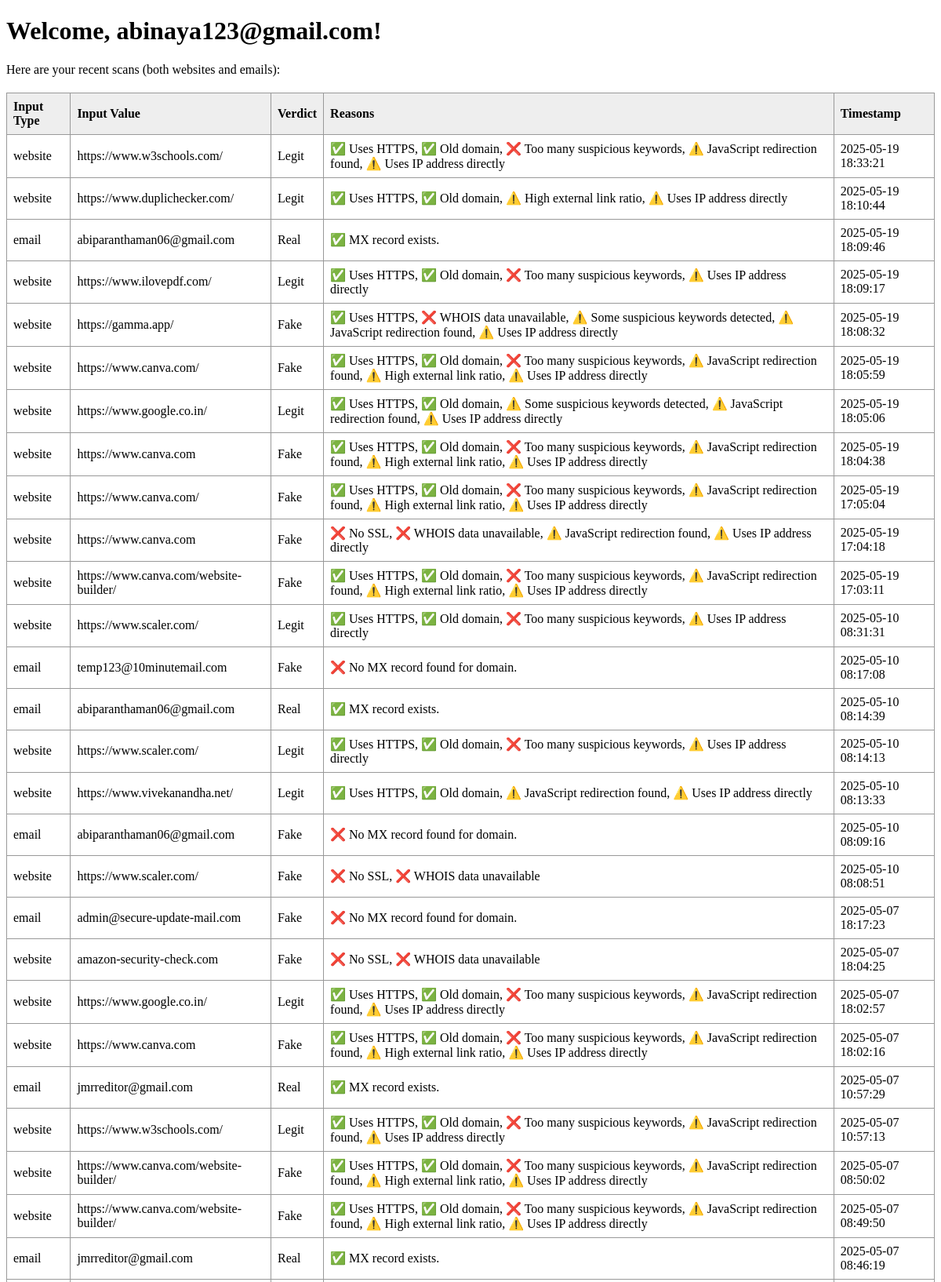
The page /dashboard (signed in, upper part) on the database its author committed.
### models.py (models this page shows)
class ScanResult(db.Model):
    id = db.Column(db.Integer, primary_key=True)
    input_value = db.Column(db.String(255), nullable=False)
    input_type = db.Column(db.String(10), nullable=False)  # 'email' or 'website'
    verdict = db.Column(db.String(10), nullable=False)
    reasons = db.Column(db.Text, nullable=False)
    timestamp = db.Column(db.DateTime, default=datetime.utcnow)

### app.py (the view)
@app.route('/dashboard')
def dashboard():
    if not session.get('user'):
        return redirect(url_for('login'))
    user_email = session['user']
    all_results = ScanResult.query.order_by(ScanResult.timestamp.desc()).all()
    return render_template('dashboard.html', user=user_email, results=all_results)

### templates/dashboard.html (shortened to what this page needs)
<!DOCTYPE html>
<html>
<head>
</head>
<body>
    <h1>Welcome, {{ user }}!</h1>
    <p>Here are your recent scans (both websites and emails):</p>
    {% if results %}
        <table>
            <tr>
                <th>Input Type</th>
                <th>Input Value</th>
                <th>Verdict</th>
                <th>Reasons</th>
                <th>Timestamp</th>
            </tr>
            {% for result in results %}
                <tr>
                    <td>{{ result.input_type }}</td>
                    <td>{{ result.input_value }}</td>
                    <td>{{ result.verdict }}</td>
                    <td>{{ result.reasons }}</td>
                    <td>{{ result.timestamp.strftime('%Y-%m-%d %H:%M:%S') }}</td>
                </tr>
            {% endfor %}
        </table>
    {% else %}
        <p>No scan history found.</p>
    {% endif %}
    <br>
</body>
</html>

### templates/dashboard.html (style rules this page uses)
table { width: 100%; border-collapse: collapse; margin-top: 20px; }
th, td { border: 1px solid #999; padding: 8px; text-align: left; }
th { background-color: #eee; }

### rows shown on the page
ScanResult: input_type "website", input_value "https://www.w3schools.com/", verdict "Legit", reasons "✅ Uses HTTPS, ✅ Old domain, ❌ Too many suspicious keywords, ⚠️ JavaScript redirection found, ⚠️ Uses IP address directly", timestamp "2025-05-19 18:33:21"
ScanResult: input_type "website", input_value "https://www.duplichecker.com/", verdict "Legit", reasons "✅ Uses HTTPS, ✅ Old domain, ⚠️ High external link ratio, ⚠️ Uses IP address directly", timestamp "2025-05-19 18:10:44"
ScanResult: input_type "email", input_value "abiparanthaman06@gmail.com", verdict "Real", reasons "✅ MX record exists.", timestamp "2025-05-19 18:09:46"
ScanResult: input_type "website", input_value "https://www.ilovepdf.com/", verdict "Legit", reasons "✅ Uses HTTPS, ✅ Old domain, ❌ Too many suspicious keywords, ⚠️ Uses IP address directly", timestamp "2025-05-19 18:09:17"
ScanResult: input_type "website", input_value "https://gamma.app/", verdict "Fake", reasons "✅ Uses HTTPS, ❌ WHOIS data unavailable, ⚠️ Some suspicious keywords detected, ⚠️ JavaScript redirection found, ⚠️ Uses IP address directly", timestamp "2025-05-19 18:08:32"
ScanResult: input_type "website", input_value "https://www.canva.com/", verdict "Fake", reasons "✅ Uses HTTPS, ✅ Old domain, ❌ Too many suspicious keywords, ⚠️ JavaScript redirection found, ⚠️ High external link ratio, ⚠️ Uses IP address directly", timestamp "2025-05-19 18:05:59"
ScanResult: input_type "website", input_value "https://www.google.co.in/", verdict "Legit", reasons "✅ Uses HTTPS, ✅ Old domain, ⚠️ Some suspicious keywords detected, ⚠️ JavaScript redirection found, ⚠️ Uses IP address directly", timestamp "2025-05-19 18:05:06"
ScanResult: input_type "website", input_value "https://www.canva.com", verdict "Fake", reasons "✅ Uses HTTPS, ✅ Old domain, ❌ Too many suspicious keywords, ⚠️ JavaScript redirection found, ⚠️ High external link ratio, ⚠️ Uses IP address directly", timestamp "2025-05-19 18:04:38"
ScanResult: input_type "website", input_value "https://www.canva.com/", verdict "Fake", reasons "✅ Uses HTTPS, ✅ Old domain, ❌ Too many suspicious keywords, ⚠️ JavaScript redirection found, ⚠️ High external link ratio, ⚠️ Uses IP address directly", timestamp "2025-05-19 17:05:04"
ScanResult: input_type "website", input_value "https://www.canva.com", verdict "Fake", reasons "❌ No SSL, ❌ WHOIS data unavailable, ⚠️ JavaScript redirection found, ⚠️ Uses IP address directly", timestamp "2025-05-19 17:04:18"
ScanResult: input_type "website", input_value "https://www.canva.com/website-builder/", verdict "Fake", reasons "✅ Uses HTTPS, ✅ Old domain, ❌ Too many suspicious keywords, ⚠️ JavaScript redirection found, ⚠️ High external link ratio, ⚠️ Uses IP address directly", timestamp "2025-05-19 17:03:11"
ScanResult: input_type "website", input_value "https://www.scaler.com/", verdict "Legit", reasons "✅ Uses HTTPS, ✅ Old domain, ❌ Too many suspicious keywords, ⚠️ Uses IP address directly", timestamp "2025-05-10 08:31:31"
ScanResult: input_type "email", input_value "temp123@10minutemail.com", verdict "Fake", reasons "❌ No MX record found for domain.", timestamp "2025-05-10 08:17:08"
ScanResult: input_type "email", input_value "abiparanthaman06@gmail.com", verdict "Real", reasons "✅ MX record exists.", timestamp "2025-05-10 08:14:39"
ScanResult: input_type "website", input_value "https://www.scaler.com/", verdict "Legit", reasons "✅ Uses HTTPS, ✅ Old domain, ❌ Too many suspicious keywords, ⚠️ Uses IP address directly", timestamp "2025-05-10 08:14:13"
ScanResult: input_type "website", input_value "https://www.vivekanandha.net/", verdict "Legit", reasons "✅ Uses HTTPS, ✅ Old domain, ⚠️ JavaScript redirection found, ⚠️ Uses IP address directly", timestamp "2025-05-10 08:13:33"
ScanResult: input_type "email", input_value "abiparanthaman06@gmail.com", verdict "Fake", reasons "❌ No MX record found for domain.", timestamp "2025-05-10 08:09:16"
ScanResult: input_type "website", input_value "https://www.scaler.com/", verdict "Fake", reasons "❌ No SSL, ❌ WHOIS data unavailable", timestamp "2025-05-10 08:08:51"
ScanResult: input_type "email", input_value "admin@secure-update-mail.com", verdict "Fake", reasons "❌ No MX record found for domain.", timestamp "2025-05-07 18:17:23"
ScanResult: input_type "website", input_value "amazon-security-check.com", verdict "Fake", reasons "❌ No SSL, ❌ WHOIS data unavailable", timestamp "2025-05-07 18:04:25"
ScanResult: input_type "website", input_value "https://www.google.co.in/", verdict "Legit", reasons "✅ Uses HTTPS, ✅ Old domain, ❌ Too many suspicious keywords, ⚠️ JavaScript redirection found, ⚠️ Uses IP address directly", timestamp "2025-05-07 18:02:57"
ScanResult: input_type "website", input_value "https://www.canva.com", verdict "Fake", reasons "✅ Uses HTTPS, ✅ Old domain, ❌ Too many suspicious keywords, ⚠️ JavaScript redirection found, ⚠️ High external link ratio, ⚠️ Uses IP address directly", timestamp "2025-05-07 18:02:16"
ScanResult: input_type "email", input_value "jmrreditor@gmail.com", verdict "Real", reasons "✅ MX record exists.", timestamp "2025-05-07 10:57:29"
ScanResult: input_type "website", input_value "https://www.w3schools.com/", verdict "Legit", reasons "✅ Uses HTTPS, ✅ Old domain, ❌ Too many suspicious keywords, ⚠️ JavaScript redirection found, ⚠️ Uses IP address directly", timestamp "2025-05-07 10:57:13"
ScanResult: input_type "website", input_value "https://www.canva.com/website-builder/", verdict "Fake", reasons "✅ Uses HTTPS, ✅ Old domain, ❌ Too many suspicious keywords, ⚠️ JavaScript redirection found, ⚠️ High external link ratio, ⚠️ Uses IP address directly", timestamp "2025-05-07 08:50:02"
ScanResult: input_type "website", input_value "https://www.canva.com/website-builder/", verdict "Fake", reasons "✅ Uses HTTPS, ✅ Old domain, ❌ Too many suspicious keywords, ⚠️ JavaScript redirection found, ⚠️ High external link ratio, ⚠️ Uses IP address directly", timestamp "2025-05-07 08:49:50"
ScanResult: input_type "email", input_value "jmrreditor@gmail.com", verdict "Real", reasons "✅ MX record exists.", timestamp "2025-05-07 08:46:19"

### other values the page prints
{{ user }} "abinaya123@gmail.com"
